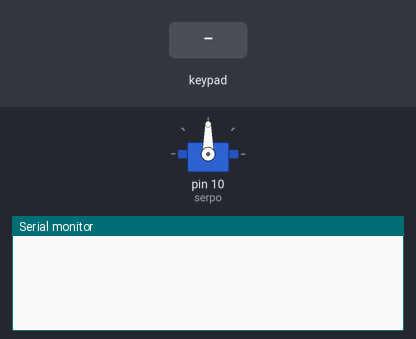
Recording of a sketch running on a simulated Arduino Uno, built with avr-gcc and run on an emulated ATmega328P. On the bench: servo, the last lines printed to the serial monitor. The inputs (shaded band) are chosen by the test bench.

Above: at 1.2 s.
1.3 s: key '1' pressed
At 2.6 s:
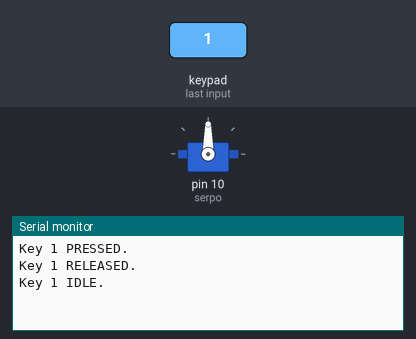
2.9 s: keypad keys 9 8 7 6 # pressed 0.4 s apart
At 5.5 s:
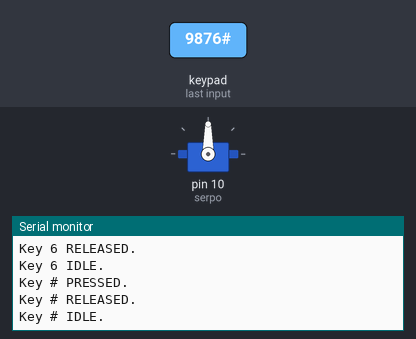
6.4 s: key 'A' pressed
At 7.7 s:
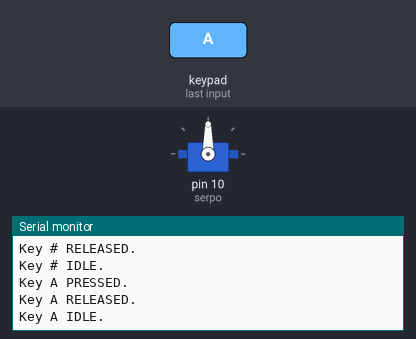
8.0 s: keypad keys 9 8 7 6 * pressed 0.4 s apart
At 10.6 s:
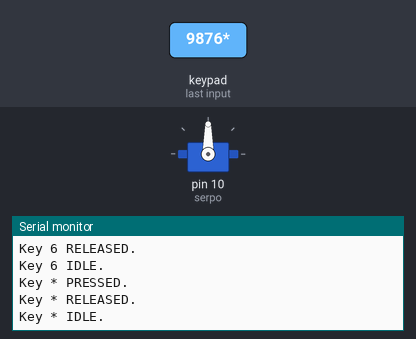
11.5 s: key 'B' pressed
At 12.0 s:
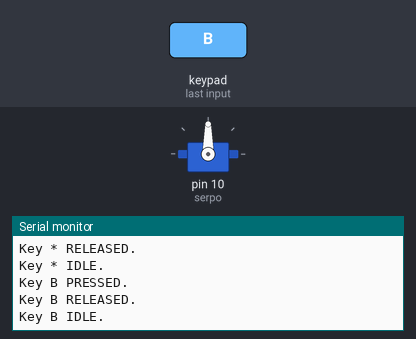
13.1 s: keypad keys 9 8 7 6 D pressed 0.4 s apart
At 15.5 s:
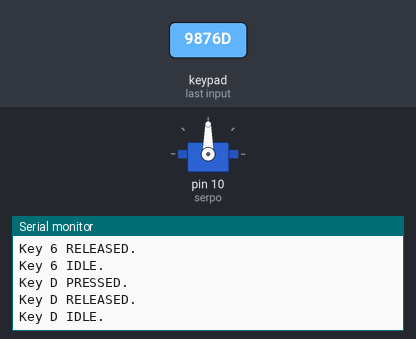
Timing chart, 0 to 17.0 s (numbered marks = the images above; inputs shaded):
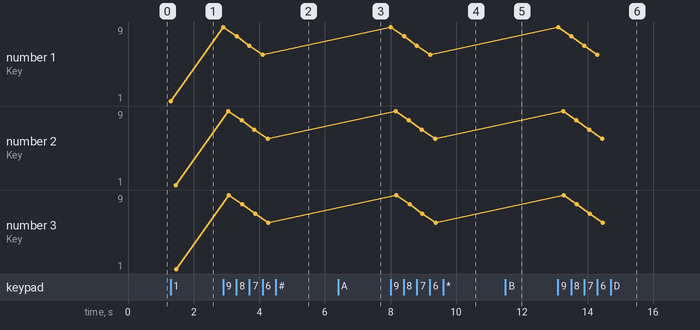

Measured:
- after the input at 1.3 s, the serial monitor: prints a new line at once (image 1)
- after the input at 2.9 s, the serial monitor: prints a new line at once (image 2)
- after the input at 6.4 s, the serial monitor: prints a new line at once (image 3)
- after the input at 8.0 s, the serial monitor: prints a new line at once (image 4)
- after the input at 11.5 s, the serial monitor: prints a new line at once (image 5)
- after the input at 13.1 s, the serial monitor: prints a new line at once (image 6)
- plotted number 1: 1 → 6 after the input at 2.9 s
- plotted number 2: 1 → 6 after the input at 2.9 s

The sketch:

MultiKey_modif.ino
```cpp
#include <Keypad.h>
#include <Servo.h>
int pos=0;
const byte ROWS = 4; //four rows
const byte COLS = 4; //three columns
char keys[ROWS][COLS] = {
  {'1', '2', '3', 'A'},
  {'4', '5', '6', 'B'},
  {'7', '8', '9', 'C'},
  {'*', '0', '#', 'D'}
};

byte rowPins[ROWS] = {9, 8, 7, 6};
byte colPins[COLS] = {5, 4, 3, 2};
Servo serpo;
Keypad kpd = Keypad( makeKeymap(keys), rowPins, colPins, ROWS, COLS );

String msg;


void setup() {
    Serial.begin(9600);
    serpo.attach(10);
}


void loop() {
    if (kpd.getKeys())
    {
        for (int i=0; i<LIST_MAX; i++)   // Scan the whole key list.
        {
            if ( kpd.key[i].stateChanged )   // Only find keys that have changed state.
            {
                switch (kpd.key[i].kstate) {  // Report active key state : IDLE, PRESSED, HOLD, or RELEASED
                    case PRESSED:
                    msg = " PRESSED.";
                break;
                    case HOLD:
                    msg = " HOLD.";
                break;
                    case RELEASED:
                    msg = " RELEASED.";
                break;
                    case IDLE:
                    msg = " IDLE.";
                }
                Serial.print("Key ");
                Serial.print(kpd.key[i].kchar);
                Serial.println(msg);
            }
        }
    }
{
  while (kpd.key[1].kstate == HOLD && pos < 180) {
    pos++;
    serpo.write(pos);
    delay(15);
  }
}
}  // End loop
```
